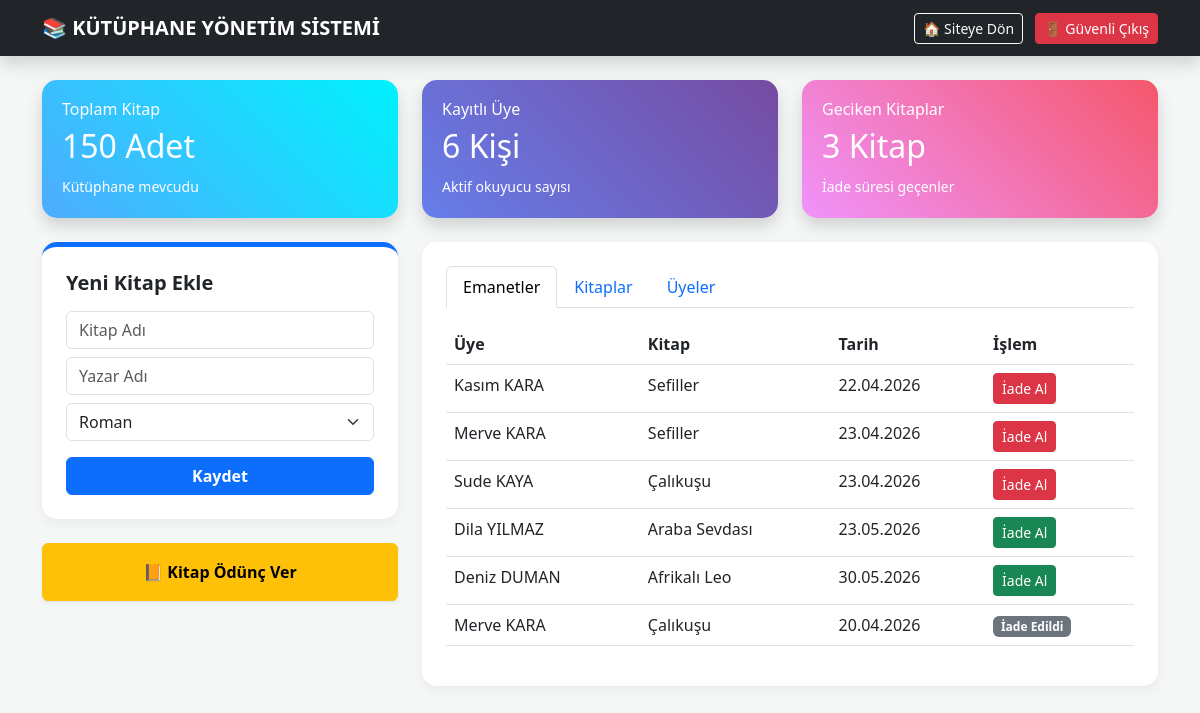
/admin.php (signed in), run on the app's committed database.
### tables this page shows
CREATE TABLE `odunc` (
  `id` int(11) NOT NULL,
  `uye_id` int(11) NOT NULL,
  `kitap_id` int(11) NOT NULL,
  `verilis_tarihi` date NOT NULL,
  `iade_tarihi` date NOT NULL,
  `durum` tinyint(1) DEFAULT 0
);

CREATE TABLE `uyeler` (
  `id` int(11) NOT NULL,
  `ad_soyad` varchar(100) NOT NULL,
  `telefon` varchar(15) DEFAULT NULL,
  `eposta` varchar(100) DEFAULT NULL,
  `kayit_tarihi` timestamp NOT NULL DEFAULT current_timestamp()
);

CREATE TABLE `kitaplar` (
  `id` int(11) NOT NULL,
  `kitap_adi` varchar(255) NOT NULL,
  `yazar_adi` varchar(255) NOT NULL,
  `tur` varchar(100) DEFAULT NULL,
  `durum` varchar(50) DEFAULT 'Mevcut'
);

### admin.php (the view, shortened to what this page needs)
<?php
include 'baglan.php';
$toplam_kitap = $db->query("SELECT COUNT(*) FROM kitaplar")->fetchColumn();
$toplam_uye   = $db->query("SELECT COUNT(*) FROM uyeler")->fetchColumn();
$bugun = date('Y-m-d');
$geciken_sayisi = $db->query("SELECT COUNT(*) FROM odunc WHERE durum = 0 AND iade_tarihi < '$bugun'")->fetchColumn();
$emanetler = $db->query("SELECT odunc.*, uyeler.ad_soyad, kitaplar.kitap_adi
                           FROM odunc
                           JOIN uyeler ON odunc.uye_id = uyeler.id
                           JOIN kitaplar ON odunc.kitap_id = kitaplar.id
                           ORDER BY odunc.durum ASC, odunc.iade_tarihi ASC")->fetchAll(PDO::FETCH_ASSOC);
?>
<!DOCTYPE html>
<html lang="tr">
<head>
    <link href="https://cdn.jsdelivr.net/npm/bootstrap@5.3.0/dist/css/bootstrap.min.css" rel="stylesheet">
</head>
<body>
<nav class="navbar navbar-dark bg-dark mb-4 shadow">
    <div class="container">
        <a class="navbar-brand fw-bold" href="#">📚 KÜTÜPHANE YÖNETİM SİSTEMİ</a>
        <div class="ms-auto">
            <a href="index.php" class="btn btn-outline-light btn-sm me-2">🏠 Siteye Dön</a>
            <a href="cikis.php" class="btn btn-danger btn-sm">🚪 Güvenli Çıkış</a>
        </div>
    </div>
</nav>
<div class="container">
    <div class="row mb-4">
        <div class="col-md-4">
            <div class="stat-card bg-books shadow">
                <h6>Toplam Kitap</h6>
                <h2><?php echo $toplam_kitap; ?> Adet</h2>
                <small>Kütüphane mevcudu</small>
            </div>
        </div>
        <div class="col-md-4">
            <div class="stat-card bg-users shadow">
                <h6>Kayıtlı Üye</h6>
                <h2><?php echo $toplam_uye; ?> Kişi</h2>
                <small>Aktif okuyucu sayısı</small>
            </div>
        </div>
        <div class="col-md-4">
            <div class="stat-card bg-warn shadow">
                <h6>Geciken Kitaplar</h6>
                <h2><?php echo $geciken_sayisi; ?> Kitap</h2>
                <small>İade süresi geçenler</small>
            </div>
        </div>
    </div>
    <div class="row">
        <div class="col-lg-4">
            <div class="card admin-card p-4 mb-4 border-top border-primary border-5">
                <h5 class="fw-bold mb-3">Yeni Kitap Ekle</h5>
                <form action="ekle.php" method="POST">
                    <input type="text" name="kitap_adi" class="form-control mb-2" placeholder="Kitap Adı" required>
                    <input type="text" name="yazar_adi" class="form-control mb-2" placeholder="Yazar Adı" required>
                    <select name="tur" class="form-select mb-3">
                        <option value="Roman">Roman</option>
                    </select>
                    <button type="submit" class="btn btn-primary w-100 fw-bold">Kaydet</button>
                </form>
            </div>
            <a href="odunc_ver.php" class="btn btn-warning w-100 fw-bold p-3 shadow-sm mb-4">📙 Kitap Ödünç Ver</a>
        </div>
        <div class="col-lg-8">
            <div class="card admin-card p-4">
                <nav>
                    <div class="nav nav-tabs mb-3" id="nav-tab" role="tablist">
                        <button class="nav-link active" data-bs-toggle="tab" data-bs-target="#tab1">Emanetler</button>
                        <button class="nav-link" data-bs-toggle="tab" data-bs-target="#tab2">Kitaplar</button>
                        <button class="nav-link" data-bs-toggle="tab" data-bs-target="#tab3">Üyeler</button>
                    </div>
                </nav>
                <div class="tab-content">
                    <div class="tab-pane fade show active" id="tab1">
                        <table class="table">
                            <thead><tr><th>Üye</th><th>Kitap</th><th>Tarih</th><th>İşlem</th></tr></thead>
                            <tbody>
                                <?php foreach($emanetler as $e):
                                    $gecikme = ($e['durum'] == 0 && strtotime($e['iade_tarihi']) < strtotime($bugun));
                                ?>
                                <tr class="<?php echo $gecikme ? 'gecikmis-satir' : ''; ?>">
                                    <td><?php echo $e['ad_soyad']; ?></td>
                                    <td><?php echo $e['kitap_adi']; ?></td>
                                    <td><?php echo date('d.m.Y', strtotime($e['iade_tarihi'])); ?></td>
                                    <td>
                                        <?php if($e['durum'] == 0): ?>
                                            <a href="iade_al.php?id=<?php echo $e['id']; ?>" class="btn btn-sm <?php echo $gecikme ? 'btn-danger' : 'btn-success'; ?>">İade Al</a>
                                        <?php else: ?>
                                            <span class="badge bg-secondary">İade Edildi</span>
                                        <?php endif; ?>
                                    </td>
                                </tr>
                                <?php endforeach; ?>
                            </tbody>
                        </table>
                    </div>
                </div>
            </div>
        </div>
    </div>
</div>
</body>
</html>

### admin.php (style rules this page uses)
body { background-color: #f4f7f6; font-family: 'Segoe UI', sans-serif; }
.admin-card { border: none; border-radius: 15px; box-shadow: 0 4px 12px rgba(0,0,0,0.05); background: white; }
.stat-card { border: none; border-radius: 15px; color: white; padding: 20px; transition: 0.3s; }
.bg-books { background: linear-gradient(45deg, #4facfe 0%, #00f2fe 100%); }
.bg-users { background: linear-gradient(45deg, #667eea 0%, #764ba2 100%); }
.bg-warn { background: linear-gradient(45deg, #f093fb 0%, #f5576c 100%); }
.gecikmis-satir { background-color: #fff5f5 !important; color: #c0392b !important; font-weight: 500; }

### data on the page
odunc: uyeler.ad_soyad "Kasım KARA", kitaplar.kitap_adi "Sefiller", iade_tarihi "22.04.2026"
odunc: uyeler.ad_soyad "Merve KARA", kitaplar.kitap_adi "Sefiller", iade_tarihi "23.04.2026"
odunc: uyeler.ad_soyad "Sude KAYA", kitaplar.kitap_adi "Çalıkuşu", iade_tarihi "23.04.2026"
odunc: uyeler.ad_soyad "Dila YILMAZ", kitaplar.kitap_adi "Araba Sevdası", iade_tarihi "23.05.2026"
odunc: uyeler.ad_soyad "Deniz DUMAN", kitaplar.kitap_adi "Afrikalı Leo", iade_tarihi "30.05.2026"
odunc: uyeler.ad_soyad "Merve KARA", kitaplar.kitap_adi "Çalıkuşu", iade_tarihi "20.04.2026", durum "İade Edildi"

### other printed values
$toplam_kitap "150"
$toplam_uye "6"
$geciken_sayisi "3"
